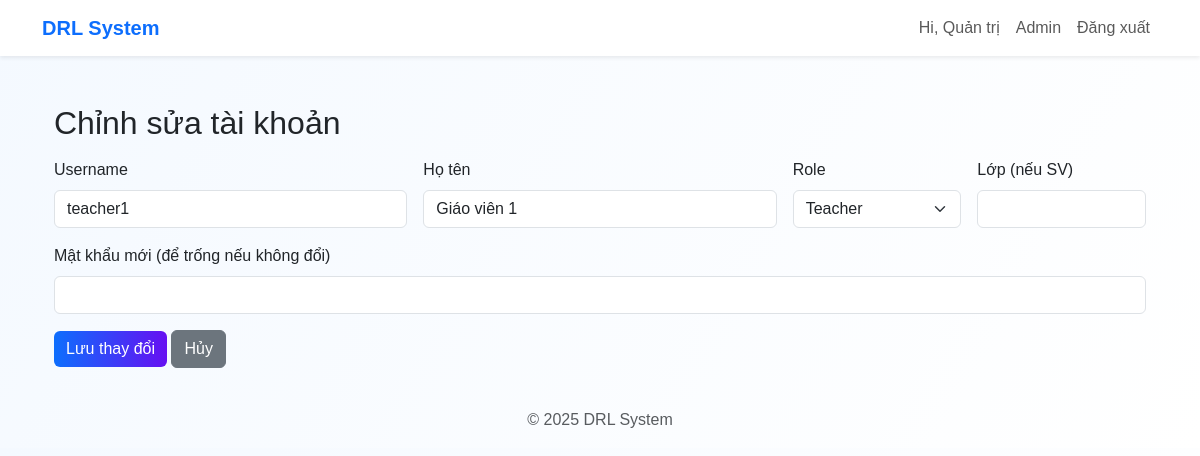
Page /admin/users/edit/2 (signed in) on the committed database.
### models.py (models this page shows, shortened)
class User(db.Model, UserMixin):
    __tablename__ = "users"
    id = db.Column(db.Integer, primary_key=True)
    username = db.Column(db.String(80), unique=True, nullable=False)   # login
    fullname = db.Column(db.String(120))
    password_hash = db.Column(db.String(200), nullable=False)
    role = db.Column(db.String(20), nullable=False)  # 'admin', 'teacher', 'student'
    student_id = db.Column(db.String(50), nullable=True)
    class_name = db.Column(db.String(50), nullable=True)
    created_at = db.Column(db.DateTime, default=datetime.utcnow)

### app.py (the view, shortened to what this page needs)
@app.route("/admin/users/edit/<int:user_id>", methods=["GET","POST"])
@login_required
def edit_user(user_id):
    if current_user.role != "admin":
        abort(403)
    user = User.query.get_or_404(user_id)
    return render_template("edit_user.html", user=user)

### app.py (called while the page is built)
@login_manager.user_loader
def load_user(user_id):
    return User.query.get(int(user_id))

### templates/edit_user.html (shortened to what this page needs)
{% extends "base.html" %}
{% block content %}
<div class="container mt-4">
    <h2 class="mb-3">Chỉnh sửa tài khoản</h2>
    <form method="POST" class="row g-3">
        <div class="col-md-4">
            <label class="form-label">Username</label>
            <input class="form-control" name="username" value="{{ user.username }}" required>
        </div>
        <div class="col-md-4">
            <label class="form-label">Họ tên</label>
            <input class="form-control" name="fullname" value="{{ user.fullname }}">
        </div>
        <div class="col-md-2">
            <label class="form-label">Role</label>
            <select class="form-select" name="role">
                <option value="teacher" {% if user.role=='teacher' %}selected{% endif %}>Teacher</option>
            </select>
        </div>
        <div class="col-md-2">
            <label class="form-label">Lớp (nếu SV)</label>
            <input class="form-control" name="class_name" value="{{ user.class_name or '' }}">
        </div>
        <div class="col-12">
            <label class="form-label">Mật khẩu mới (để trống nếu không đổi)</label>
            <input type="password" class="form-control" name="password">
        </div>
        <div class="col-12">
            <button class="btn btn-primary">Lưu thay đổi</button>
            <a href="{{ url_for('admin_users') }}" class="btn btn-secondary">Hủy</a>
        </div>
    </form>
</div>
{% endblock %}

### templates/base.html (shortened to what this page needs)
<!doctype html>
<html lang="vi">
<head>
  <link href="https://cdn.jsdelivr.net/npm/bootstrap@5.3.2/dist/css/bootstrap.min.css" rel="stylesheet">
  <link href="{{ url_for('static', filename='css/style.css') }}" rel="stylesheet">
</head>
<body>
<nav class="navbar navbar-expand-lg navbar-light bg-white shadow-sm">
  <div class="container">
    <a class="navbar-brand fw-bold text-primary" href="{{ url_for('index') }}">DRL System</a>
    <div class="collapse navbar-collapse">
      <ul class="navbar-nav ms-auto">
        {% if current_user.is_authenticated %}
          <li class="nav-item"><span class="nav-link">Hi, {{ current_user.fullname or current_user.username }}</span></li>
          {% if current_user.role == 'admin' %}
            <li class="nav-item"><a class="nav-link" href="{{ url_for('admin_dashboard') }}">Admin</a></li>
          {% endif %}
          <li class="nav-item"><a class="nav-link" href="{{ url_for('logout') }}">Đăng xuất</a></li>
        {% else %}
          <li class="nav-item"><a class="nav-link" href="{{ url_for('login') }}">Đăng nhập</a></li>
        {% endif %}
      </ul>
    </div>
  </div>
</nav>
<div class="container py-4">
  {% block content %}{% endblock %}
</div>
<footer class="text-center py-3 text-muted">
  © {{ now().year }} DRL System
</footer>
</body>
</html>

### static/css/style.css (style rules this page uses)
body { background: linear-gradient(120deg, #f4f9ff 0%, #ffffff 100%); font-family: Arial, sans-serif; }
.navbar-brand { color: #0d6efd !important; }
.btn-primary { background: linear-gradient(90deg,#0d6efd,#6610f2); border: none; }

### rows in the picture
User: fullname "Quản trị"
User: username "teacher1", fullname "Giáo viên 1", role "Teacher"
